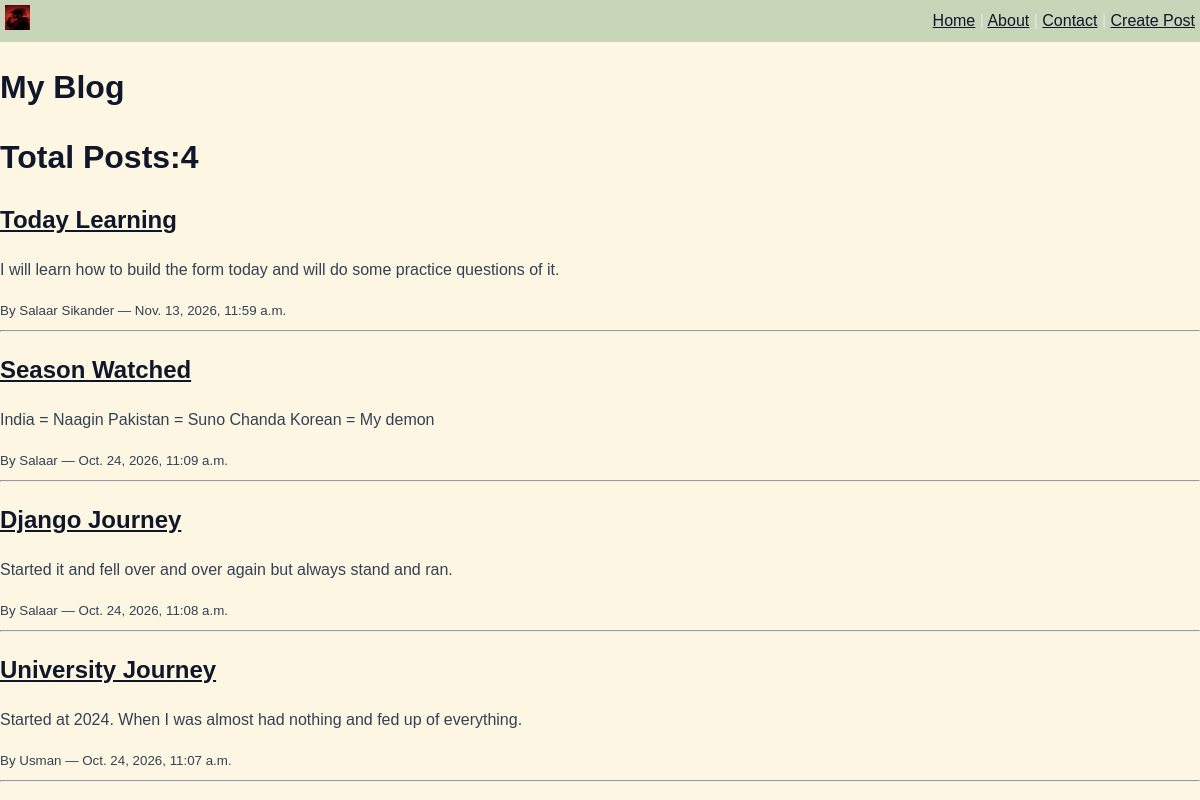
The page / on the database its author committed.
### blog/models.py (models this page shows, shortened)
class Post(models.Model):
    title = models.CharField(max_length=200)
    content = models.TextField()
    date_created = models.DateTimeField(auto_now_add=True)
    author = models.CharField(max_length=100)

### blog/views.py (the view)
# urls.py: path('', views.index, name='index'),
def index(request):
    posts = Post.objects.order_by('-date_created')
    total_posts = posts.count()
    context = {
        'posts': posts,
        'total_posts': total_posts
    }
    return render(request, 'blog/index.html', context)

### blog/templates/blog/index.html
{% extends "blog/base.html" %}
{% block content %}
    <h1>My Blog</h1>
    <h1>Total Posts:{{total_posts}}</h1>
    {% for post in posts %}
        <div>
            <h2><a href="/post/{{ post.id }}/">{{ post.title }}</a></h2>
        <p>{{ post.content }}</p>
        <small>By {{ post.author }} — {{ post.date_created }}</small>
    </div>
    <hr>
{% endfor %}
{% endblock %}

### blog/static/css/style.css (style rules this page uses)
body { font-family: Tahoma,Arial, sans-serif; line-height: 1.5; margin: 0; background-color: #FDF6E3; color: #334155; }
h1, h2, h3, a { color: #0F172A; }

### rows shown on the page
Post: title "Today Learning", content "I will learn how to build the form today and will do some practice questions of it.", author "Salaar Sikander", date_created "Nov. 13, 2026, 11:59 a.m."
Post: title "Season Watched", content "India = Naagin Pakistan = Suno Chanda Korean = My demon", author "Salaar", date_created "Oct. 24, 2026, 11:09 a.m."
Post: title "Django Journey", content "Started it and fell over and over again but always stand and ran.", author "Salaar", date_created "Oct. 24, 2026, 11:08 a.m."
Post: title "University Journey", content "Started at 2024. When I was almost had nothing and fed up of everything.", author "Usman", date_created "Oct. 24, 2026, 11:07 a.m."

### other values the page prints
{{ total_posts }} "4"
